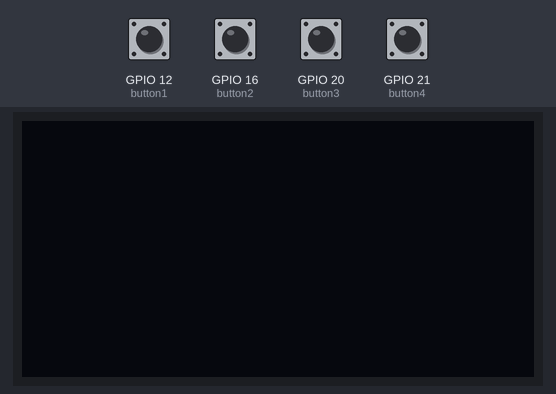
Bench run of a program on a simulated Raspberry Pi (BCM pin numbers). Shown: 128×64 one-colour display. The test bench sets the inputs (shaded band); at power-on: GPIO 12 (button1), GPIO 16 (button2), GPIO 20 (button3), GPIO 21 (button4) HIGH.

Above: at 1.2 s.
1.3 s: GPIO 12 (button1) pulled LOW for 1 s
At 2.7 s:
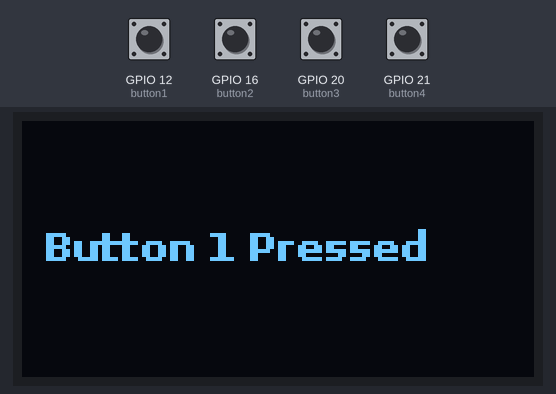
3.8 s: GPIO 16 (button2) pulled LOW for 1 s
6.3 s: GPIO 20 (button3) pulled LOW for 0.25 s
At 6.9 s:
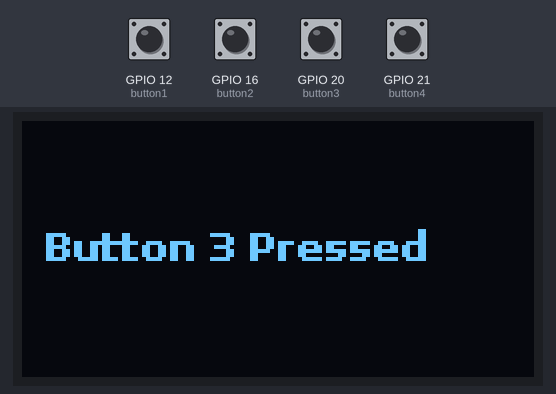
8.0 s: GPIO 21 (button4) pulled LOW for 0.25 s
At 8.7 s:
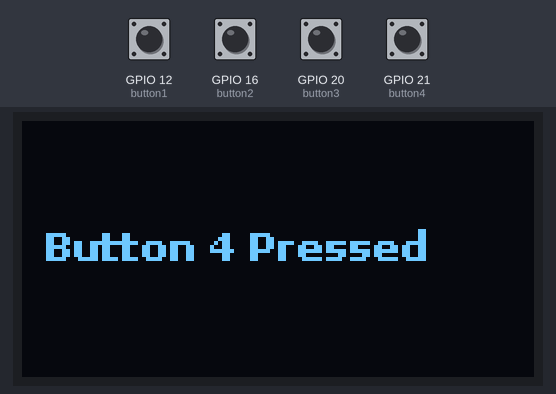
Timing chart, 0 to 10.7 s (numbered marks = the images above; inputs shaded):
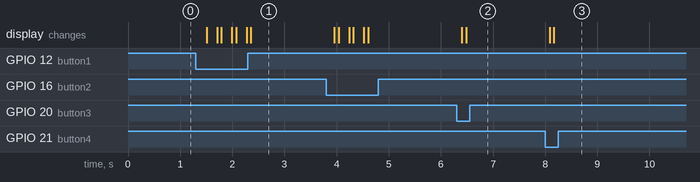

Measured:
- after the input at 1.3 s, the display: changes after 0.21 s (image 1)
- after the input at 6.3 s, the display: first changes after 0.10 s (image 2 shows a later state)
- after the input at 8.0 s, the display: first changes after 0.09 s (image 3 shows a later state)

The program:

btn_oled.py
```python
import time
import board
import busio
import adafruit_ssd1306
from PIL import Image, ImageDraw, ImageFont
from gpiozero import Button

# Define buttons (use correct variable names)
button1 = Button(12)
button2 = Button(16)
button3 = Button(20)
button4 = Button(21)

# Initialize I2C and OLED
i2c = busio.I2C(board.SCL, board.SDA)
oled = adafruit_ssd1306.SSD1306_I2C(128, 64, i2c, addr=0x3C)

# Load small font (adjust size for readability)
font = ImageFont.truetype("/usr/share/fonts/truetype/dejavu/DejaVuSans-Bold.ttf", 10)

def display_text(text):
    """Function to display text on OLED"""
    oled.fill(0)  # Clear screen
    oled.show()

    image = Image.new("1", (oled.width, oled.height))
    draw = ImageDraw.Draw(image)

    # Draw text at the top
    draw.text((5, 25), text, font=font, fill=255)

    # Display image on OLED
    oled.image(image)
    oled.show()

# Continuous loop to check for button presses
try:
    while True:
        if button1.is_pressed:
            display_text("Button 1 Pressed")
        elif button2.is_pressed:
            display_text("Button 2 Pressed")
        elif button3.is_pressed:
            display_text("Button 3 Pressed")
        elif button4.is_pressed:
            display_text("Button 4 Pressed")
        time.sleep(0.2)  # Small debounce delay

except KeyboardInterrupt:
    print("\nExiting...")
```
